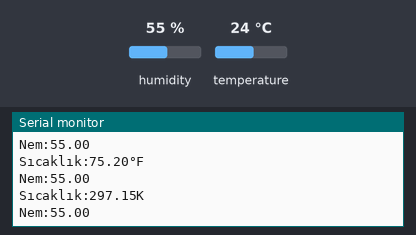
Bench run of a sketch on a simulated Arduino Uno, built with avr-gcc and run on an emulated ATmega328P. Shown: the last lines printed to the serial monitor. The test bench sets the inputs (shaded band); at power-on: humidity 55 %, temperature 24 °C.

Above: at 3.8 s.
3.9 s: humidity set to 22 %
At 6.9 s:
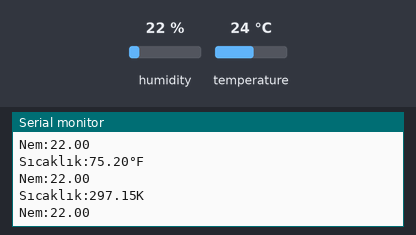
7.9 s: temperature set to 12 °C
At 10.0 s:
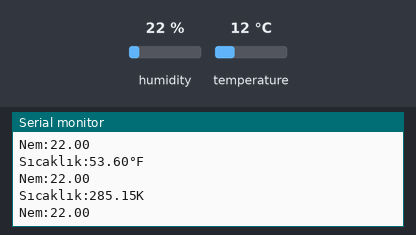
11.9 s: humidity set to 40 %
At 13.1 s:
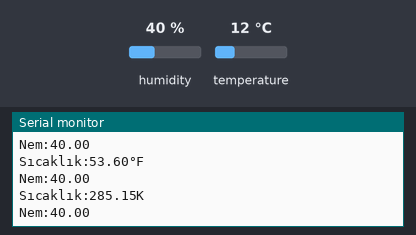
Timing chart, 0 to 14.9 s (numbered marks = the images above; inputs shaded):
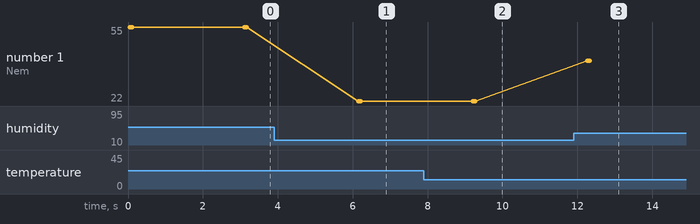

Measured:
- after the input at 3.9 s, the serial monitor: prints a new line after 2.3 s (image 1)
- after the input at 7.9 s, the serial monitor: prints a new line after 1.3 s (image 2)
- after the input at 11.9 s, the serial monitor: prints a new line after 0.36 s (image 3)
- plotted number 1: 55 → 22 after the input at 3.9 s, 22 → 40 after the input at 11.9 s

The sketch:

HAFTA_1__DEV_3.ino
```cpp
#include <dht.h>

dht DHT;

#define DHT11_PIN 7


void setup() {
  Serial.begin(9600);

  }

void loop() {
  int okunandeger =DHT.read11(DHT11_PIN);

  Serial.print("Sıcaklık:");
  Serial.print(DHT.temperature);
  Serial.println("°C");

  Serial.print("Nem:");
  Serial.println(DHT.humidity);


  Serial.print("Sıcaklık:");
  int t =  DHT.temperature ;
  Serial.print((t * 1.8 + 32));
  Serial.println("°F");

  Serial.print("Nem:");
  Serial.println(DHT.humidity);


  Serial.print("Sıcaklık:");
  Serial.print((t + 273.15));
  Serial.println("K");

  Serial.print("Nem:");
  Serial.println(DHT.humidity);
  delay(3000);


}
```
